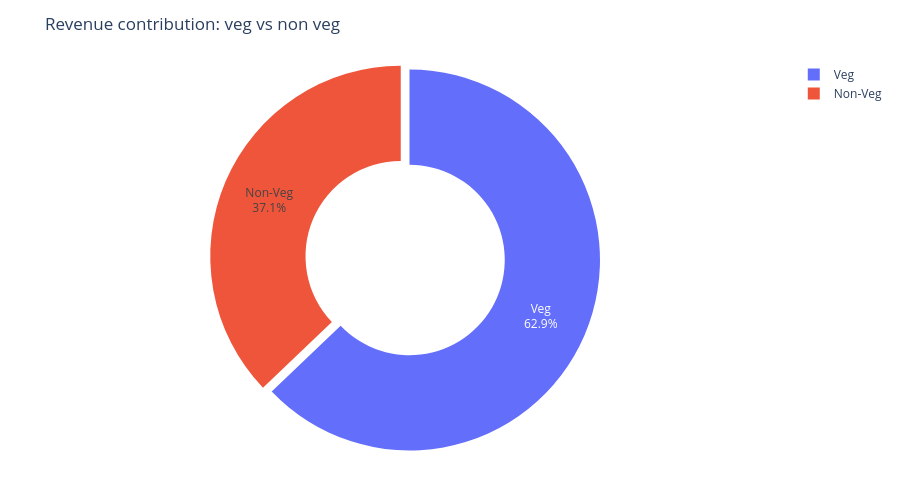

This figure's notebook cell:
### Code cell
non_veg_keywords = [
    "chicken","egg","fish","mutton","prawn","biryani","kabab","kebab","non-veg","non veg"
]

df["Food Category"] = np.where(
        df["Dish Name"].str.lower().str.contains("|".join(non_veg_keywords), na=False),
        "Non-Veg",
        "Veg"
)

food_revenue = (
    df.groupby("Food Category")["Price (INR)"]
    .sum()
    .reset_index()
)

fig = px.pie(
    food_revenue,
    values = "Price (INR)",
    names="Food Category",
    hole=0.5,
    title="Revenue contribution: veg vs non veg"
    )

fig.update_traces(
    textinfo="percent+label",
    pull=[0.05,0]
)

fig.update_layout(
    height=500,
    margin=dict(t=60,b=40,l=40,r=40)
)

fig.show()

### Figure 1 — Plotly figure (JSON) as saved in the notebook; plotly's stock layout.template omitted (floating-point values rounded to 4 significant figures)
{"data": [{"domain": {"x": [0, 1], "y": [0, 1]}, "hole": 0.5, "hovertemplate": "Food Category=%{label}<br>Price (INR)=%{value}<extra></extra>", "labels": ["Non-Veg", "Veg"], "legendgroup": "", "name": "", "pull": [0.05, 0], "showlegend": true, "textinfo": "percent+label", "type": "pie", "values": [19680000.0, 33330000.0]}], "layout": {"height": 500, "legend": {"tracegroupgap": 0}, "margin": {"b": 40, "l": 40, "r": 40, "t": 60}, "title": {"text": "Revenue contribution: veg vs non veg"}}}
